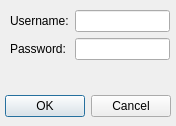
<?xml version="1.0" encoding="UTF-8"?>
<ui version="4.0">
 <class>AddBots</class>
 <widget class="QDialog" name="AddBots">
  <property name="geometry">
   <rect>
    <x>0</x>
    <y>0</y>
    <width>176</width>
    <height>126</height>
   </rect>
  </property>
  <property name="windowTitle">
   <string>Dialog</string>
  </property>
  <widget class="QDialogButtonBox" name="buttonBox">
   <property name="geometry">
    <rect>
     <x>0</x>
     <y>90</y>
     <width>171</width>
     <height>32</height>
    </rect>
   </property>
   <property name="orientation">
    <enum>Qt::Horizontal</enum>
   </property>
   <property name="standardButtons">
    <set>QDialogButtonBox::Cancel|QDialogButtonBox::Ok</set>
   </property>
  </widget>
  <widget class="QWidget" name="formLayoutWidget">
   <property name="geometry">
    <rect>
     <x>10</x>
     <y>10</y>
     <width>160</width>
     <height>80</height>
    </rect>
   </property>
   <layout class="QFormLayout" name="formLayout">
    <item row="0" column="1">
     <widget class="QLineEdit" name="username"/>
    </item>
    <item row="0" column="0">
     <widget class="QLabel" name="label">
      <property name="text">
       <string>Username:</string>
      </property>
     </widget>
    </item>
    <item row="1" column="0">
     <widget class="QLabel" name="label_2">
      <property name="text">
       <string>Password:</string>
      </property>
     </widget>
    </item>
    <item row="1" column="1">
     <widget class="QLineEdit" name="password"/>
    </item>
   </layout>
  </widget>
 </widget>
 <resources/>
 <connections>
  <connection>
   <sender>buttonBox</sender>
   <signal>accepted()</signal>
   <receiver>AddBots</receiver>
   <slot>accept()</slot>
   <hints>
    <hint type="sourcelabel">
     <x>248</x>
     <y>254</y>
    </hint>
    <hint type="destinationlabel">
     <x>157</x>
     <y>274</y>
    </hint>
   </hints>
  </connection>
  <connection>
   <sender>buttonBox</sender>
   <signal>rejected()</signal>
   <receiver>AddBots</receiver>
   <slot>reject()</slot>
   <hints>
    <hint type="sourcelabel">
     <x>316</x>
     <y>260</y>
    </hint>
    <hint type="destinationlabel">
     <x>286</x>
     <y>274</y>
    </hint>
   </hints>
  </connection>
 </connections>
</ui>
